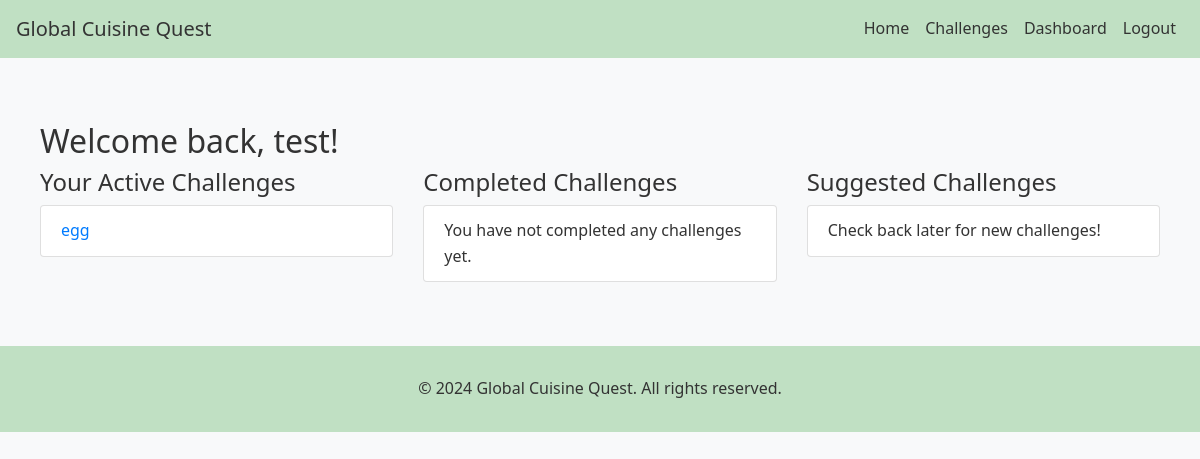
Page /dashboard (signed in) on the earlier database version.
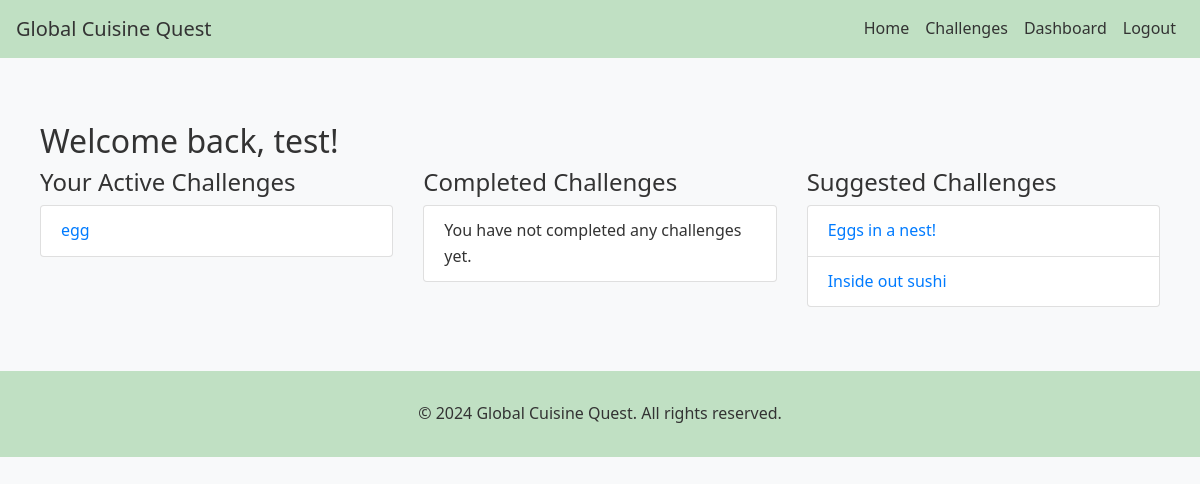
Same page on the later database version.
### globalcuisine/models.py (models this page shows)
class ActiveChallenge(db.Model):
    id = db.Column(db.Integer, primary_key=True)
    user_id = db.Column(db.Integer, db.ForeignKey('user.id'), nullable=False)
    challenge_id = db.Column(db.Integer, db.ForeignKey('challenge.id'), nullable=False)
    accepted_at = db.Column(db.DateTime, nullable=False, default=datetime.utcnow)

class Challenge(db.Model):
    id = db.Column(db.Integer, primary_key=True)
    title = db.Column(db.String(100), nullable=False)
    recipe_type = db.Column(db.String(100), nullable=False)
    description = db.Column(db.Text, nullable=False)
    is_recipe = db.Column(db.Boolean, nullable=False)
    ingredients = db.Column(db.Text, nullable=False)
    recipe_instructions = db.Column(db.Text, nullable=False)
    created_at = db.Column(db.DateTime, nullable=False, default=datetime.utcnow)
    cuisine_type = db.Column(db.String(100))  # Make sure this line exists
    cuisine_style = db.Column(db.String(100))  # Make sure this line exists
    difficulty_level = db.Column(db.String(50), nullable=False)
    image_filename = db.Column(db.String(255))
    user_id = db.Column(db.Integer, db.ForeignKey('user.id'), nullable=False)
    submissions = db.relationship('Submission', backref='challenge', lazy=True)
    active_users = db.relationship('ActiveChallenge', backref='challenge', lazy=True)
    completed_users = db.relationship('CompletedChallenge', backref='challenge', lazy=True)

### globalcuisine/main.py (the view)
@main.route('/dashboard')
@login_required
def dashboard():
    active_challenges = ActiveChallenge.query.filter_by(user_id=current_user.id).all()
    completed_challenges = CompletedChallenge.query.filter_by(user_id=current_user.id).all()
    suggested_challenges = Challenge.query.filter(~Challenge.id.in_(
        [ac.challenge_id for ac in active_challenges] + [cc.challenge_id for cc in completed_challenges])).all()
    return render_template('dashboard.html', title='Dashboard',
                           active_challenges=active_challenges,
                           completed_challenges=completed_challenges,
                           suggested_challenges=suggested_challenges)

### globalcuisine/templates/dashboard.html
{% extends "base.html" %}
{% block content %}
<div class="container mt-4">
    <h2>Welcome back, {{ current_user.username }}!</h2>
    <div class="row">
        <div class="col-md-4">
            <h4>Your Active Challenges</h4>
            <ul class="list-group">
                {% for active_challenge in active_challenges %}
                    <li class="list-group-item">
                        <a href="{{ url_for('main.challenge_detail', challenge_id=active_challenge.challenge.id) }}">
                            {{ active_challenge.challenge.title }}
                        </a>
                    </li>
                {% else %}
                    <li class="list-group-item">You have no active challenges.</li>
                {% endfor %}
            </ul>
        </div>
        <div class="col-md-4">
            <h4>Completed Challenges</h4>
            <ul class="list-group">
                {% for completed_challenge in completed_challenges %}
                    <li class="list-group-item">{{ completed_challenge.challenge.title }}</li>
                {% else %}
                    <li class="list-group-item">You have not completed any challenges yet.</li>
                {% endfor %}
            </ul>
        </div>
        <div class="col-md-4">
            <h4>Suggested Challenges</h4>
            <ul class="list-group">
                {% for challenge in suggested_challenges %}
                    <li class="list-group-item">
                        <a href="{{ url_for('main.challenge_detail', challenge_id=challenge.id) }}">
                            {{ challenge.title }}
                        </a>
                    </li>
                {% else %}
                    <li class="list-group-item">Check back later for new challenges!</li>
                {% endfor %}
            </ul>
        </div>
    </div>
</div>
{% endblock %}

Differences in the rows shown:
added Challenge: title "Eggs in a nest!"
added Challenge: title "Inside out sushi"
Other differences:
text no longer shown: "Check back later for new challenges!"
